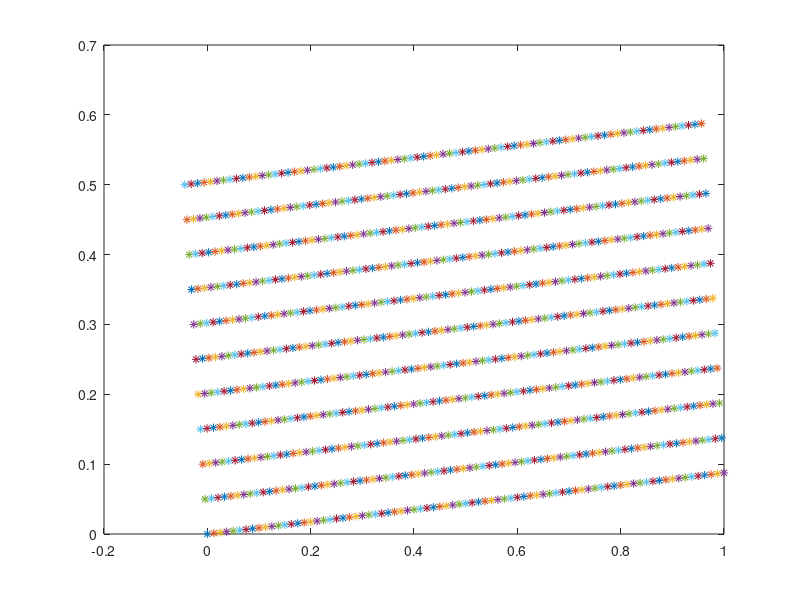

Write MATLAB code to recreate this figure.
xlen = 1.0;
ylen = 0.5;

xelem = 80;
yelem = 10;

xangle = 5 * pi/180;
yangle = 95 * pi/180;

edge1 = (xlen/xelem)/cos(xangle)
edge2 = (ylen/yelem)/cos(pi/2 - yangle)

xprojection = xlen/xelem;
yprojection = ylen/yelem;

x = zeros(xelem+1);
y = zeros(yelem+1);

fileID = fopen('mesh.dat','w');
%  fprintf(fileID,'%d %d\n',xelem, yelem);

for j=1:yelem+1
    for i=1:xelem+1
       if(i == 1 & j ~= 1)
           y(i,j) = y(i,j-1) + yprojection;
            len = yprojection/cos(pi/2 - yangle);    
            x(i,j) = x(i,j-1) + len*sin(pi/2 - yangle);
       end
       if(i ~= 1)
           x(i,j) = x(i-1,j)+xprojection;
           len = xprojection/cos(xangle);
           y(i,j) = y(i-1,j)+len*sin(xangle);
       end
       fprintf(fileID,'%12.8f %12.8f\n',x(i,j),y(i,j));
       plot(x(i,j),y(i,j),'*')
       hold on
   end
   
end

fclose(fileID);
